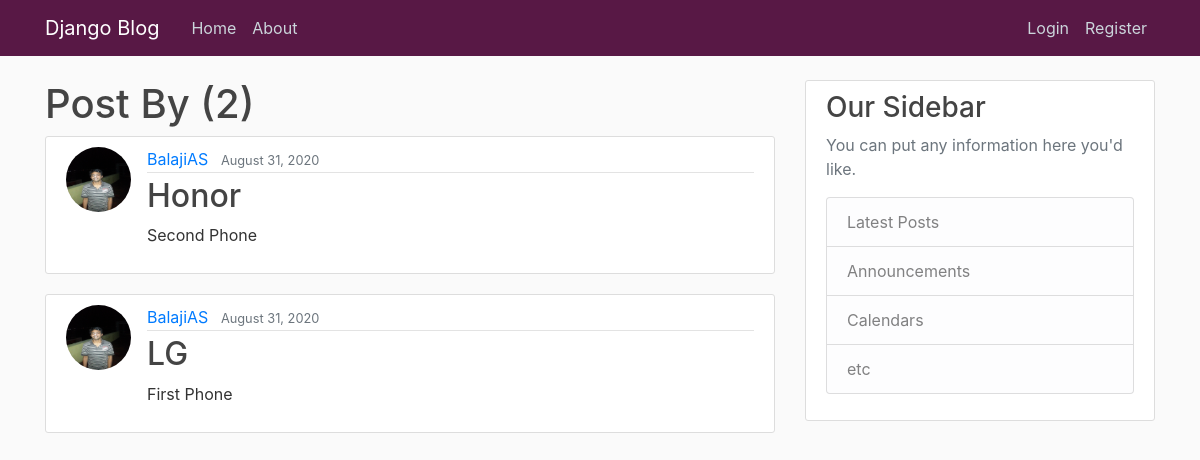
The page /user/BalajiAS on the database its author committed.
### blog/models.py (models this page shows, shortened)
class Post(models.Model):
	product = models.CharField(max_length=100)
	content = models.TextField()
	date_product = models.DateTimeField(default=timezone.now) #auto_now_add=True
	owner = models.ForeignKey(User,on_delete=models.CASCADE) #if the user is deleted also the post will be deleted. User is a table.

### users/models.py (models this page shows, shortened)
class Profile(models.Model) :
	user = models.OneToOneField(User,on_delete=models.CASCADE)
	image = models.ImageField(default='default.jpg',upload_to='profile_pics')

### blog/views.py (the view)
# urls.py: path('user/<str:username>', UserPostListView.as_view(),name='user-posts'),
class UserPostListView(ListView):
	model = Post
	template_name = 'blog/user_posts.html'
	context_object_name='posts'
	paginate_by = 5
	def get_queryset(self):
		user = get_object_or_404(User,username=self.kwargs.get('username'))
		return Post.objects.filter(owner=user).order_by('-date_product')

### blog/templates/blog/user_posts.html (shortened to what this page needs)
{% extends "blog/base.html" %}
{% block content %}
  <h1 classs="mb-3">Post By {{views.kwargs.username}} ({{page_obj.paginator.count}})</h1>
  {% for post in posts %}
	<article class="media content-section">
		<img class="rounded-circle article-img" src="{{post.owner.profile.image.url}}">
		  <div class="media-body">
		    <div class="article-metadata">
		      <a class="mr-2" href="{% url 'user-posts' post.owner.username %}">{{ post.owner }}</a>
		      <small class="text-muted">{{ post.date_product|date:"F d, Y" }}</small>
		    </div>
		    <h2><a class="article-title" href="{% url 'post-detail' post.id %}">{{ post.product}}</a></h2>
		    <p class="article-content">{{ post.content}}</p>
		  </div>
		</article>
   {% endfor %}
{%endblock content%}

### blog/static/blog/main.css (style rules this page uses)
body { background: #fafafa; color: #333333; margin-top: 5rem; }
h1, h2, h3, h4, h5, h6 { color: #444444; }
.content-section { background: #ffffff; padding: 10px 20px; border: 1px solid #dddddd; border-radius: 3px; margin-bottom: 20px; }
.article-title { color: #444444; }
.article-content { white-space: pre-line; }
.article-img { height: 65px; width: 65px; margin-right: 16px; }
.article-metadata { padding-bottom: 1px; margin-bottom: 4px; border-bottom: 1px solid #e3e3e3 }

### rows shown on the page
Post: owner.profile.image (picture), owner "BalajiAS", date_product "August 31, 2020", product "Honor", content "Second Phone"
Post: owner.profile.image (picture), owner "BalajiAS", date_product "August 31, 2020", product "LG", content "First Phone"

### other values the page prints
{{ page_obj.paginator.count }} "2"
